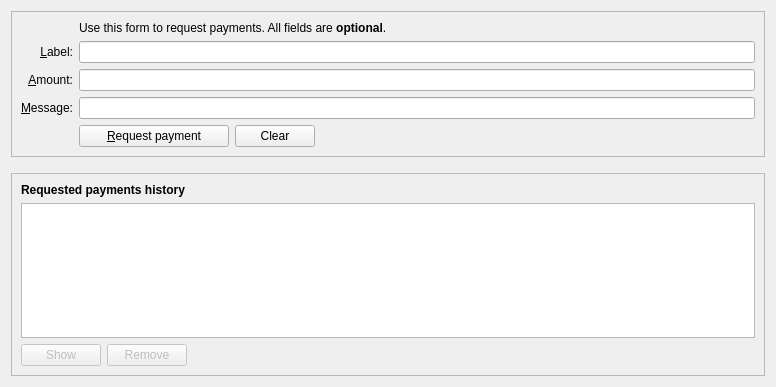
<?xml version="1.0" encoding="UTF-8"?>
<ui version="4.0">
 <class>ReceiveCoinsDialog</class>
 <widget class="QWidget" name="ReceiveCoinsDialog">
  <property name="geometry">
   <rect>
    <x>0</x>
    <y>0</y>
    <width>776</width>
    <height>387</height>
   </rect>
  </property>
  <layout class="QVBoxLayout" name="verticalLayout" stretch="0,0,1">
   <item>
    <widget class="QFrame" name="frame2">
     <property name="sizePolicy">
      <sizepolicy hsizetype="Preferred" vsizetype="Expanding">
       <horstretch>0</horstretch>
       <verstretch>0</verstretch>
      </sizepolicy>
     </property>
     <property name="frameShape">
      <enum>QFrame::StyledPanel</enum>
     </property>
     <property name="frameShadow">
      <enum>QFrame::Sunken</enum>
     </property>
     <layout class="QVBoxLayout" name="verticalLayout_3">
      <item>
       <layout class="QGridLayout" name="gridLayout">
        <item row="6" column="0">
         <widget class="QLabel" name="label_3">
          <property name="toolTip">
           <string>An optional message to attach to the payment request, which will be displayed when the request is opened. Note: The message will not be sent with the payment over the Raptoreum network.</string>
          </property>
          <property name="text">
           <string>&amp;Message:</string>
          </property>
          <property name="alignment">
           <set>Qt::AlignRight|Qt::AlignTrailing|Qt::AlignVCenter</set>
          </property>
          <property name="buddy">
           <cstring>reqMessage</cstring>
          </property>
         </widget>
        </item>
        <item row="4" column="2">
         <widget class="QLineEdit" name="reqLabel">
          <property name="toolTip">
           <string>An optional label to associate with the new receiving address.</string>
          </property>
         </widget>
        </item>
        <item row="6" column="2">
         <widget class="QLineEdit" name="reqMessage">
          <property name="toolTip">
           <string>An optional message to attach to the payment request, which will be displayed when the request is opened.&lt;br&gt;Note: The message will not be sent with the payment over the Raptoreum network.</string>
          </property>
         </widget>
        </item>
        <item row="2" column="2">
         <widget class="QLabel" name="label_5">
          <property name="text">
           <string>Use this form to request payments. All fields are &lt;b&gt;optional&lt;/b&gt;.</string>
          </property>
         </widget>
        </item>
        <item row="4" column="0">
         <widget class="QLabel" name="label_2">
          <property name="toolTip">
           <string>An optional label to associate with the new receiving address.</string>
          </property>
          <property name="text">
           <string>&amp;Label:</string>
          </property>
          <property name="alignment">
           <set>Qt::AlignRight|Qt::AlignTrailing|Qt::AlignVCenter</set>
          </property>
          <property name="buddy">
           <cstring>reqLabel</cstring>
          </property>
         </widget>
        </item>
        <item row="5" column="0">
         <widget class="QLabel" name="label">
          <property name="toolTip">
           <string>An optional amount to request. Leave this empty or zero to not request a specific amount.</string>
          </property>
          <property name="text">
           <string>&amp;Amount:</string>
          </property>
          <property name="alignment">
           <set>Qt::AlignRight|Qt::AlignTrailing|Qt::AlignVCenter</set>
          </property>
          <property name="buddy">
           <cstring>reqAmount</cstring>
          </property>
         </widget>
        </item>
        <item row="5" column="2">
         <widget class="BitcoinAmountField" name="reqAmount">
          <property name="minimumSize">
           <size>
            <width>80</width>
            <height>0</height>
           </size>
          </property>
          <property name="toolTip">
           <string>An optional amount to request. Leave this empty or zero to not request a specific amount.</string>
          </property>
         </widget>
        </item>
        <item row="7" column="2">
         <layout class="QHBoxLayout" name="horizontalLayout">
          <item>
           <widget class="QPushButton" name="receiveButton">
            <property name="minimumSize">
             <size>
              <width>150</width>
              <height>0</height>
             </size>
            </property>
            <property name="text">
             <string>&amp;Request payment</string>
            </property>
           </widget>
          </item>
          <item>
           <widget class="QPushButton" name="clearButton">
            <property name="sizePolicy">
             <sizepolicy hsizetype="Minimum" vsizetype="Fixed">
              <horstretch>0</horstretch>
              <verstretch>0</verstretch>
             </sizepolicy>
            </property>
            <property name="toolTip">
             <string>Clear all fields of the form.</string>
            </property>
            <property name="text">
             <string>Clear</string>
            </property>
            <property name="autoDefault">
             <bool>false</bool>
            </property>
           </widget>
          </item>
          <item>
           <spacer name="horizontalSpacer">
            <property name="orientation">
             <enum>Qt::Horizontal</enum>
            </property>
            <property name="sizeHint" stdset="0">
             <size>
              <width>40</width>
              <height>20</height>
             </size>
            </property>
           </spacer>
          </item>
         </layout>
        </item>
        <item row="7" column="0">
         <widget class="QLabel" name="label_7">
          <property name="text">
           <string/>
          </property>
         </widget>
        </item>
       </layout>
      </item>
     </layout>
    </widget>
   </item>
   <item>
    <spacer name="verticalSpacer_2">
     <property name="orientation">
      <enum>Qt::Vertical</enum>
     </property>
     <property name="sizeHint" stdset="0">
      <size>
       <width>20</width>
       <height>10</height>
      </size>
     </property>
    </spacer>
   </item>
   <item>
    <widget class="QFrame" name="frame">
     <property name="sizePolicy">
      <sizepolicy hsizetype="Preferred" vsizetype="Expanding">
       <horstretch>0</horstretch>
       <verstretch>0</verstretch>
      </sizepolicy>
     </property>
     <property name="frameShape">
      <enum>QFrame::StyledPanel</enum>
     </property>
     <property name="frameShadow">
      <enum>QFrame::Raised</enum>
     </property>
     <layout class="QVBoxLayout" name="verticalLayout_2">
      <item>
       <widget class="QLabel" name="label_6">
        <property name="font">
         <font>
          <weight>75</weight>
          <bold>true</bold>
         </font>
        </property>
        <property name="text">
         <string>Requested payments history</string>
        </property>
       </widget>
      </item>
      <item>
       <widget class="QTableView" name="recentRequestsView">
        <property name="contextMenuPolicy">
         <enum>Qt::CustomContextMenu</enum>
        </property>
        <property name="tabKeyNavigation">
         <bool>false</bool>
        </property>
        <property name="sortingEnabled">
         <bool>true</bool>
        </property>
       </widget>
      </item>
      <item>
       <layout class="QHBoxLayout" name="horizontalLayout_2">
        <item>
         <widget class="QPushButton" name="showRequestButton">
          <property name="enabled">
           <bool>false</bool>
          </property>
          <property name="toolTip">
           <string>Show the selected request (does the same as double clicking an entry)</string>
          </property>
          <property name="text">
           <string>Show</string>
          </property>
          <property name="autoDefault">
           <bool>false</bool>
          </property>
         </widget>
        </item>
        <item>
         <widget class="QPushButton" name="removeRequestButton">
          <property name="enabled">
           <bool>false</bool>
          </property>
          <property name="toolTip">
           <string>Remove the selected entries from the list</string>
          </property>
          <property name="text">
           <string>Remove</string>
          </property>
          <property name="autoDefault">
           <bool>false</bool>
          </property>
         </widget>
        </item>
        <item>
         <spacer name="horizontalSpacer_2">
          <property name="orientation">
           <enum>Qt::Horizontal</enum>
          </property>
          <property name="sizeHint" stdset="0">
           <size>
            <width>40</width>
            <height>20</height>
           </size>
          </property>
         </spacer>
        </item>
       </layout>
      </item>
     </layout>
    </widget>
   </item>
  </layout>
 </widget>
 <customwidgets>
  <customwidget>
   <class>BitcoinAmountField</class>
   <extends>QLineEdit</extends>
   <header>bitcoinamountfield.h</header>
   <container>1</container>
  </customwidget>
 </customwidgets>
 <tabstops>
  <tabstop>reqLabel</tabstop>
  <tabstop>reqAmount</tabstop>
  <tabstop>reqMessage</tabstop>
  <tabstop>receiveButton</tabstop>
  <tabstop>clearButton</tabstop>
  <tabstop>recentRequestsView</tabstop>
  <tabstop>showRequestButton</tabstop>
  <tabstop>removeRequestButton</tabstop>
 </tabstops>
 <resources>
  <include location="../raptoreum.qrc"/>
 </resources>
 <connections/>
</ui>
